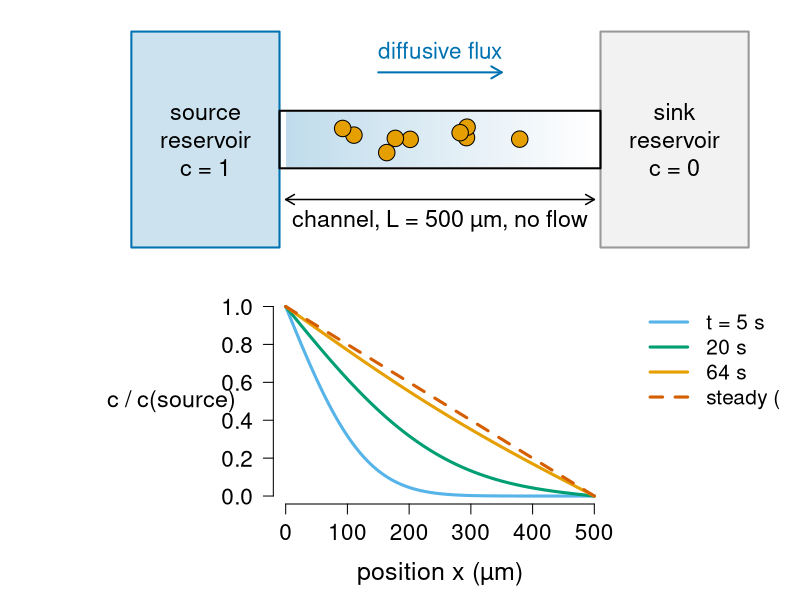
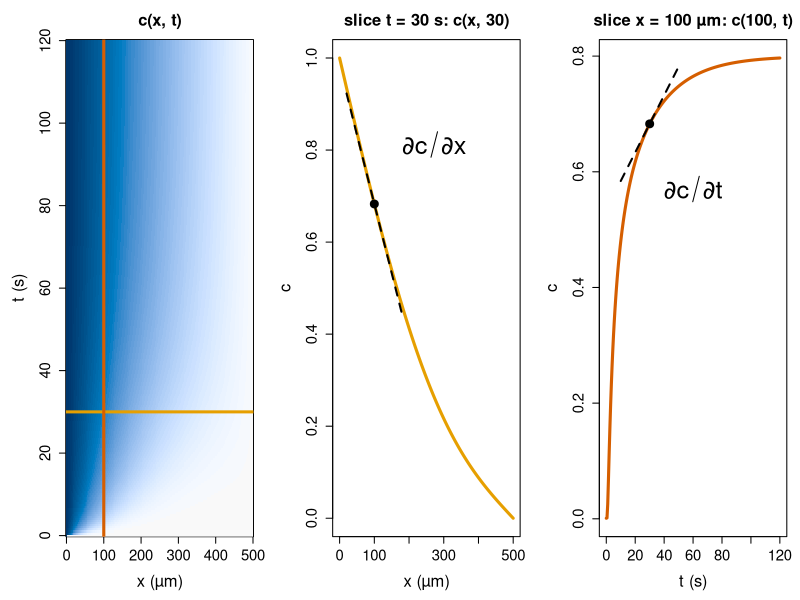
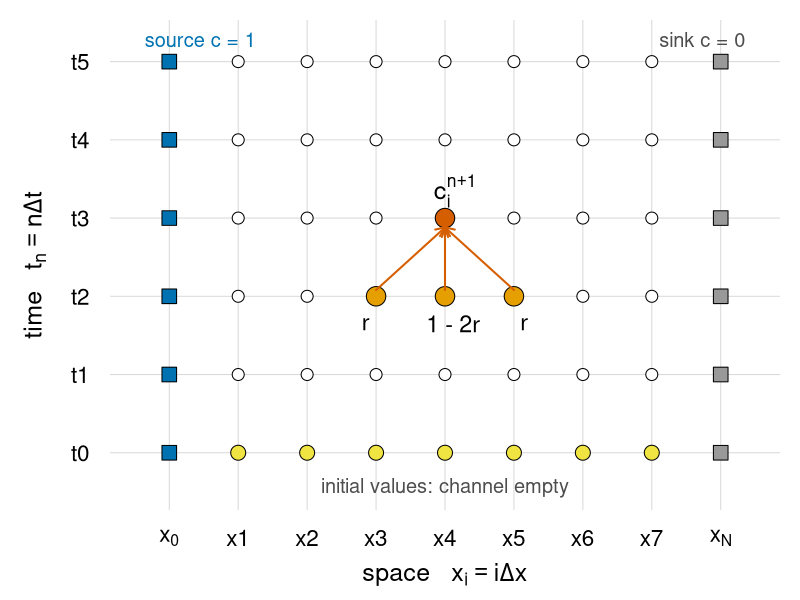
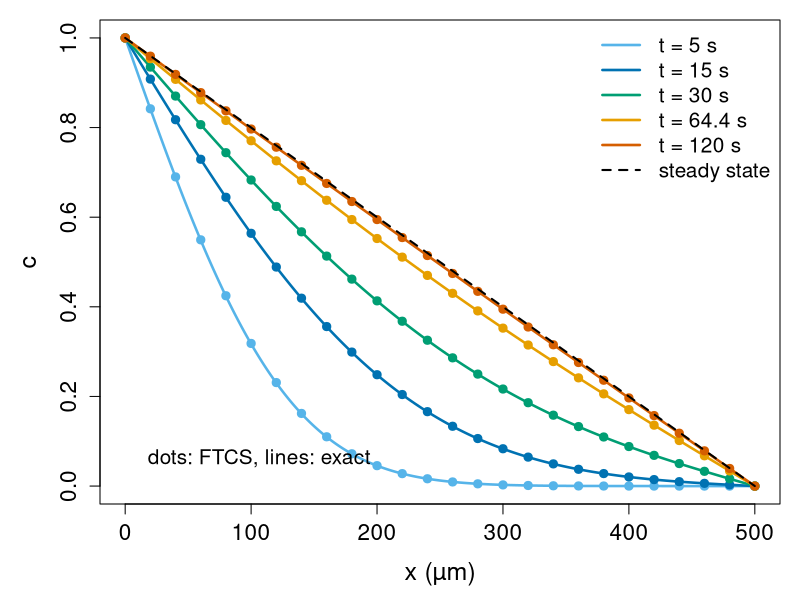
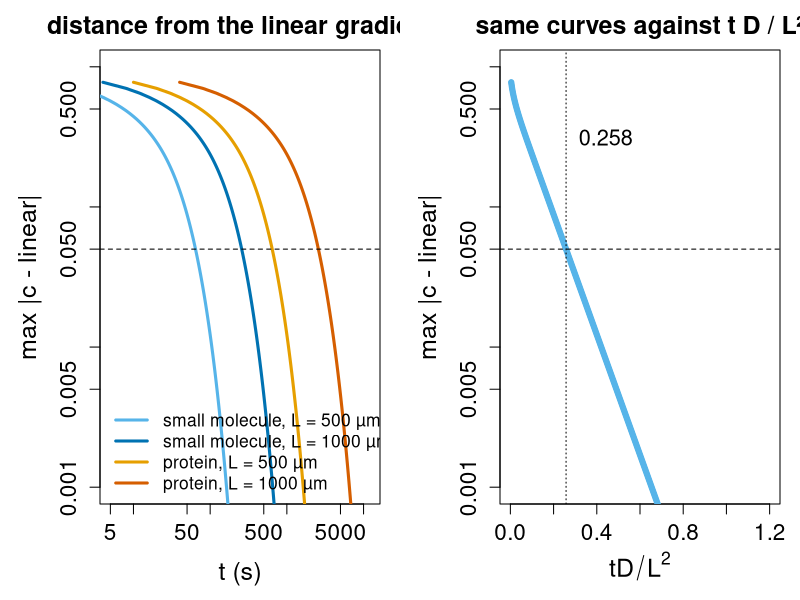
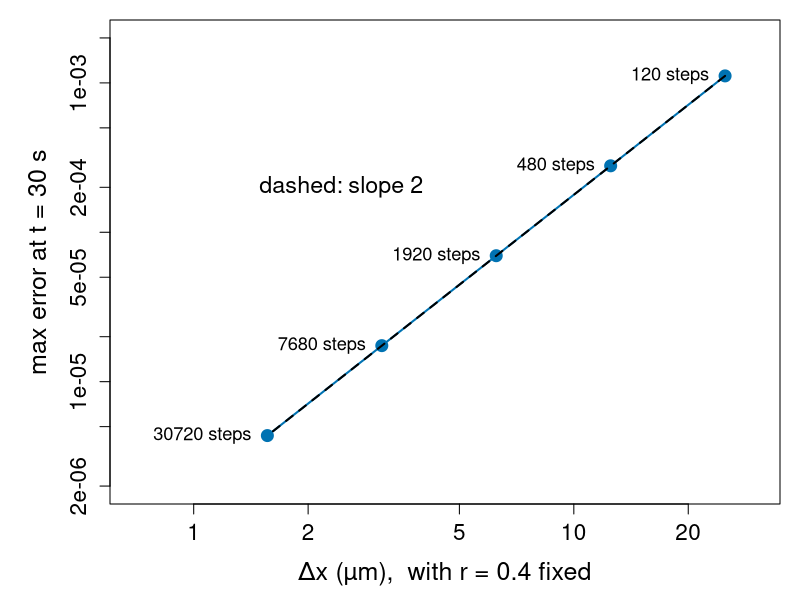
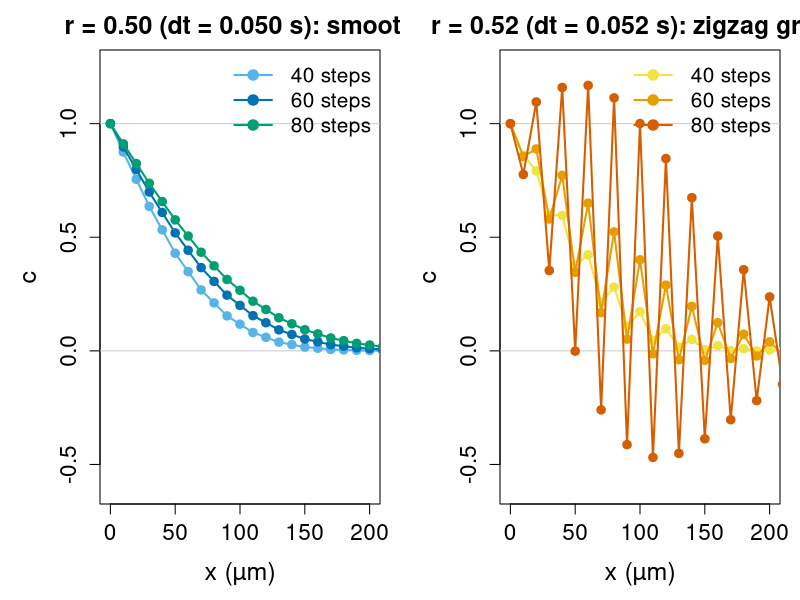
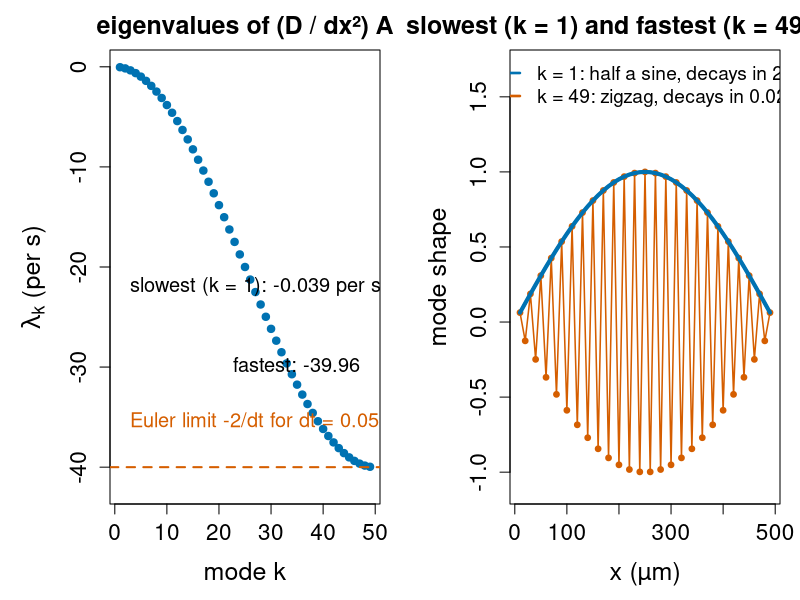

Recreate these plots in R, in order.
# Figures for the diffusion-explicit/ unit
# ("The diffusion (heat) equation by finite differences").
#
# Re-run by hand from this folder (it is NOT run by `quarto render`):
#   cd diffusion-explicit && Rscript make-diffusion-explicit-figs.R
#
# Base R graphics only (grDevices::svg). Colours are Okabe-Ito (colour-blind safe).
# Running example: a flow-free chemotaxis channel of length L = 500 um between a
# source reservoir (c = 1 at x = 0) and a sink reservoir (c = 0 at x = L),
# small molecule D = 1000 um^2/s (1e-9 m^2/s), grid N = 50 (dx = 10 um), r = 0.4.
# Makes:
#   fig01-chamber.svg      schematic of the chamber and the profile that forms in it
#   fig02-space-time.svg   c(x, t) as a heat map, and the two slices that give the partial derivatives
#   fig03-grid.svg         the space-time grid, boundary/initial values and the FTCS stencil
#   fig04-profiles.svg     FTCS profiles against the exact (Fourier series) solution
#   fig05-scaling.svg      distance from the linear gradient vs t, and vs t D / L^2 (collapse)
#   fig06-convergence.svg  error at t = 30 s vs dx (r fixed), log-log, slope 2
#   fig07-unstable.svg     r = 0.5 vs r = 0.52: the zigzag instability
#   fig08-modes.svg        eigenvalues of the second-difference matrix and the slowest/fastest modes
#   fig09-noflux.svg       open chamber (sink) vs dead-end chamber (no-flux wall)

oi <- c(orange = "#E69F00", sky = "#56B4E9", green = "#009E73",
        yellow = "#F0E442", blue = "#0072B2", red = "#D55E00",
        purple = "#CC79A7", grey = "#999999", black = "#000000")
um <- "µm"

## ---- the running example (same code as on the slides) ----------------------

D <- 1000; L <- 500; N <- 50; dx <- L / N
x <- seq(0, L, by = dx)
r <- 0.4; dt <- r * dx^2 / D
ftcs <- function(c, r, nsteps) {
  i <- 2:(length(c) - 1)
  for (k in seq_len(nsteps)) c[i] <- c[i] + r * (c[i - 1] - 2 * c[i] + c[i + 1])
  c
}
ftcs_closed <- function(c, r, nsteps) {          # no-flux wall at x = L
  n <- length(c); i <- 2:(n - 1)
  for (k in seq_len(nsteps)) {
    cn <- c[n] + 2 * r * (c[n - 1] - c[n])
    c[i] <- c[i] + r * (c[i - 1] - 2 * c[i] + c[i + 1])
    c[n] <- cn
  }
  c
}
exact <- function(x, t, L, D, nterm = 200) {
  s <- 1 - x / L
  for (n in 1:nterm) s <- s - 2 / (n * pi) * sin(n * pi * x / L) * exp(-(n * pi / L)^2 * D * t)
  s
}
c0 <- c(1, rep(0, N))

par_big <- function(...) par(cex.lab = 1.5, cex.axis = 1.35, cex.main = 1.5, ...)

## ---- fig01: the chamber -----------------------------------------------------

svg("fig01-chamber.svg", width = 11, height = 6.2)
layout(matrix(1:2, 2), heights = c(1, 1.15))
par_big(mar = c(0.5, 5, 0.5, 1))
plot(NA, xlim = c(-260, 760), ylim = c(0, 1), axes = FALSE, xlab = "", ylab = "")
rect(-250, 0.05, -10, 0.95, col = "#0072B233", border = oi["blue"], lwd = 2)
rect(510, 0.05, 750, 0.95, col = "grey95", border = oi["grey"], lwd = 2)
rect(-10, 0.38, 510, 0.62, col = NA, border = "black", lwd = 2)
xs <- seq(0, 500, length.out = 300)
for (j in seq_along(xs)[-1])
  rect(xs[j - 1], 0.385, xs[j], 0.615, border = NA,
       col = adjustcolor(oi["blue"], alpha.f = 0.25 * (1 - xs[j] / 500)))
set.seed(3)
points(runif(9, 40, 460), runif(9, 0.43, 0.57), pch = 21, bg = oi["orange"], cex = 2.2)
text(-130, 0.5, "source\nreservoir\nc = 1", cex = 1.4)
text(630, 0.5, "sink\nreservoir\nc = 0", cex = 1.4)
arrows(0, 0.25, 500, 0.25, code = 3, length = 0.1, lwd = 1.5)
text(250, 0.16, paste0("channel, L = 500 ", um, ", no flow"), cex = 1.4)
arrows(150, 0.78, 350, 0.78, length = 0.12, lwd = 2, col = oi["blue"])
text(250, 0.87, "diffusive flux", col = oi["blue"], cex = 1.35)
par(mar = c(4.8, 5, 0.5, 1))
plot(NA, xlim = c(-260, 760), ylim = c(0, 1.05), axes = FALSE,
     xlab = paste0("position x (", um, ")"), ylab = "")
axis(1, at = seq(0, 500, 100)); axis(2, pos = -20, las = 1)
text(-185, 0.5, "c / c(source)", cex = 1.4)
cols <- c(oi["sky"], oi["green"], oi["orange"], oi["red"])
ts <- c(5, 20, 64, 1000)
for (j in seq_along(ts)) lines(xs, exact(xs, ts[j], L, D), lwd = 3, col = cols[j],
                               lty = if (j == 4) 2 else 1)
legend(560, 1.05, c("t = 5 s", "20 s", "64 s", "steady (linear)"), col = cols,
       lwd = 3, lty = c(1, 1, 1, 2), bty = "n", cex = 1.25)
dev.off()

## ---- fig02: function of space and time, two slices ---------------------------

svg("fig02-space-time.svg", width = 13, height = 4.8)
par_big(mfrow = c(1, 3), mar = c(4.8, 5, 3, 1))
tt <- seq(0, 120, length.out = 241); xx <- seq(0, L, length.out = 201)
Z <- outer(xx, tt, function(a, b) exact(a, pmax(b, 1e-3), L, D))
image(xx, tt, Z, col = hcl.colors(60, "Blues 3", rev = TRUE),
      xlab = paste0("x (", um, ")"), ylab = "t (s)", main = "c(x, t)")
abline(h = 30, col = oi["orange"], lwd = 3); abline(v = 100, col = oi["red"], lwd = 3)
plot(xx, exact(xx, 30, L, D), type = "l", lwd = 3, col = oi["orange"],
     xlab = paste0("x (", um, ")"), ylab = "c", main = "slice t = 30 s: c(x, 30)")
x1 <- 100; c1 <- exact(x1, 30, L, D); s1 <- (exact(x1 + 1e-3, 30, L, D) - exact(x1 - 1e-3, 30, L, D)) / 2e-3
segments(x1 - 80, c1 - 80 * s1, x1 + 80, c1 + 80 * s1, lty = 2, lwd = 2)
points(x1, c1, pch = 19, cex = 1.6)
text(x1 + 60, c1 + 0.12, expression(partialdiff * c / partialdiff * x), cex = 2.3, pos = 4)
plot(tt, exact(100, pmax(tt, 1e-3), L, D), type = "l", lwd = 3, col = oi["red"],
     xlab = "t (s)", ylab = "c", main = paste0("slice x = 100 ", um, ": c(100, t)"))
t1 <- 30; s2 <- (exact(100, t1 + 1e-3, L, D) - exact(100, t1 - 1e-3, L, D)) / 2e-3
segments(t1 - 20, c1 - 20 * s2, t1 + 20, c1 + 20 * s2, lty = 2, lwd = 2)
points(t1, c1, pch = 19, cex = 1.6)
text(t1 + 5, c1 - 0.12, expression(partialdiff * c / partialdiff * t), cex = 2.3, pos = 4)
dev.off()

## ---- fig03: the grid and the stencil ------------------------------------------

svg("fig03-grid.svg", width = 10, height = 5.6)
par_big(mar = c(4.5, 5.5, 1, 1))
nx <- 8; nt <- 5
plot(NA, xlim = c(-0.5, nx + 0.5), ylim = c(-0.5, nt + 0.3), axes = FALSE,
     xlab = expression("space   " * x[i] == i * Delta * x), ylab = expression("time   " * t[n] == n * Delta * t))
axis(1, at = 0:nx, labels = c(expression(x[0]), paste0("x", 1:(nx - 1)), expression(x[N])), tick = FALSE)
axis(2, at = 0:nt, labels = paste0("t", 0:nt), las = 1, tick = FALSE)
abline(h = 0:nt, col = "grey85"); abline(v = 0:nx, col = "grey85")
g <- expand.grid(i = 0:nx, n = 0:nt)
points(g$i, g$n, pch = 21, bg = "white", cex = 1.6)
points(rep(0, nt + 1), 0:nt, pch = 22, bg = oi["blue"], cex = 2.2)
points(rep(nx, nt + 1), 0:nt, pch = 22, bg = oi["grey"], cex = 2.2)
points(1:(nx - 1), rep(0, nx - 1), pch = 21, bg = oi["yellow"], cex = 2)
sx <- 4; sn <- 2
points(c(sx - 1, sx, sx + 1), rep(sn, 3), pch = 21, bg = oi["orange"], cex = 2.6)
points(sx, sn + 1, pch = 21, bg = oi["red"], cex = 2.6)
arrows(c(sx - 1, sx, sx + 1), sn + 0.08, sx, sn + 0.88, length = 0.1, lwd = 2, col = oi["red"])
text(c(sx - 1.15, sx + 0.12, sx + 1.15), sn - 0.35, c("r", "1 - 2r", "r"), cex = 1.4)
text(sx + 0.15, sn + 1.35, expression(c[i]^{n + 1}), cex = 1.5)
text(-0.5, nt + 0.25, "source c = 1", col = oi["blue"], cex = 1.2, pos = 4)
text(nx + 0.5, nt + 0.25, "sink c = 0", col = "grey30", cex = 1.2, pos = 2)
text(nx / 2, -0.45, "initial values: channel empty", cex = 1.2, col = "grey30")
dev.off()

## ---- fig04: FTCS vs exact -------------------------------------------------------

svg("fig04-profiles.svg", width = 9, height = 5.4)
par_big(mar = c(4.8, 5, 1, 1))
plot(NA, xlim = c(0, L), ylim = c(0, 1), xlab = paste0("x (", um, ")"), ylab = "c")
ts <- c(5, 15, 30, 64.4, 120)
cols <- c(oi["sky"], oi["blue"], oi["green"], oi["orange"], oi["red"])
xf <- seq(0, L, length.out = 400)
for (j in seq_along(ts)) {
  lines(xf, exact(xf, ts[j], L, D), lwd = 2.5, col = cols[j])
  cc <- ftcs(c0, r, round(ts[j] / dt))
  points(x[seq(1, 51, 2)], cc[seq(1, 51, 2)], pch = 19, col = cols[j], cex = 1.1)
}
lines(c(0, L), c(1, 0), lty = 2, lwd = 2)
legend("topright", c(paste0("t = ", ts, " s"), "steady state"), col = c(cols, "black"),
       lwd = c(rep(2.5, 5), 2), lty = c(rep(1, 5), 2), bty = "n", cex = 1.25)
text(10, 0.06, "dots: FTCS, lines: exact", pos = 4, cex = 1.25)
dev.off()

## ---- fig05: time to gradient, collapse ------------------------------------------

devtrace <- function(D, L, tmax) {
  dx <- L / N; dt <- r * dx^2 / D; x <- seq(0, L, by = dx); lin <- 1 - x / L
  ns <- round(tmax / dt); every <- max(1, ns %/% 300)
  c <- c0; out <- matrix(NA, 0, 2)
  for (k in seq(every, ns, by = every)) {
    c <- ftcs(c, r, every); out <- rbind(out, c(k * dt, max(abs(c - lin))))
  }
  out
}
cases <- list(c(1000, 500), c(1000, 1000), c(100, 500), c(100, 1000))
labs <- c(paste0("small molecule, L = 500 ", um), paste0("small molecule, L = 1000 ", um),
          paste0("protein, L = 500 ", um), paste0("protein, L = 1000 ", um))
cols <- c(oi["sky"], oi["blue"], oi["orange"], oi["red"])
tr <- lapply(cases, function(p) devtrace(p[1], p[2], 1.2 * p[2]^2 / p[1]))
svg("fig05-scaling.svg", width = 13, height = 5)
par_big(mfrow = c(1, 2), mar = c(4.8, 5, 2.5, 1))
plot(NA, xlim = c(5, 12000), ylim = c(1e-3, 1), log = "xy", xlab = "t (s)",
     ylab = "max |c - linear|", main = "distance from the linear gradient")
for (j in 1:4) lines(tr[[j]], lwd = 3, col = cols[j])
abline(h = 0.05, lty = 2)
legend("bottomleft", labs, col = cols, lwd = 3, bty = "n", cex = 1.05)
plot(NA, xlim = c(0, 1.2), ylim = c(1e-3, 1), log = "y", xlab = expression(t * D / L^2),
     ylab = "max |c - linear|", main = "same curves against t D / L²")
for (j in 4:1) lines(tr[[j]][, 1] * cases[[j]][1] / cases[[j]][2]^2, tr[[j]][, 2],
                     lwd = 7 - j, col = cols[j])
abline(h = 0.05, lty = 2); abline(v = 0.2578, lty = 3)
text(0.27, 0.3, "0.258", pos = 4, cex = 1.3)
dev.off()

## ---- fig06: convergence -----------------------------------------------------------

Ns <- c(20, 40, 80, 160, 320); err <- numeric(5)
for (j in 1:5) {
  dxj <- L / Ns[j]; dtj <- 0.4 * dxj^2 / D; xj <- seq(0, L, by = dxj)
  cj <- ftcs(c(1, rep(0, Ns[j])), 0.4, round(30 / dtj))
  err[j] <- max(abs(cj - exact(xj, 30, L, D, 2000)))
}
svg("fig06-convergence.svg", width = 8, height = 5.4)
par_big(mar = c(4.8, 5.5, 1, 1))
plot(L / Ns, err, log = "xy", pch = 19, cex = 1.6, col = oi["blue"],
     xlab = paste0("\u0394x (", um, "),  with r = 0.4 fixed"),
     ylab = "max error at t = 30 s", xlim = c(0.7, 30), ylim = c(2e-6, 2e-3))
lines(L / Ns, err, lwd = 2, col = oi["blue"])
lines(L / Ns, err[1] * (Ns[1] / Ns)^2, lty = 2, lwd = 2)
text(1.4, 2e-4, "dashed: slope 2", cex = 1.4, pos = 4)
text(L / Ns, err, paste(round(30 / (0.4 * (L / Ns)^2 / D)), "steps"), pos = 2, cex = 1.1, offset = 0.8)
dev.off()

## ---- fig07: instability -------------------------------------------------------------

svg("fig07-unstable.svg", width = 13, height = 5)
par_big(mfrow = c(1, 2), mar = c(4.8, 5, 2.5, 1))
xz <- seq(0, 200, length.out = 300)
plot(NA, xlim = c(0, 200), ylim = c(-0.6, 1.25), xlab = paste0("x (", um, ")"), ylab = "c",
     main = "r = 0.50 (dt = 0.050 s): smooth")
abline(h = c(0, 1), col = "grey80")
for (ns in c(40, 60, 80)) {
  lines(x, ftcs(c0, 0.5, ns), type = "o", pch = 19, lwd = 2, col = oi[c("sky", "blue", "green")][ns / 20 - 1])
}
legend("topright", c("40 steps", "60 steps", "80 steps"), col = oi[c("sky", "blue", "green")],
       lwd = 2, pch = 19, bty = "n", cex = 1.25)
plot(NA, xlim = c(0, 200), ylim = c(-0.6, 1.25), xlab = paste0("x (", um, ")"), ylab = "c",
     main = "r = 0.52 (dt = 0.052 s): zigzag grows")
abline(h = c(0, 1), col = "grey80")
for (ns in c(40, 60, 80)) {
  lines(x, ftcs(c0, 0.52, ns), type = "o", pch = 19, lwd = 2, col = oi[c("yellow", "orange", "red")][ns / 20 - 1])
}
legend("topright", c("40 steps", "60 steps", "80 steps"), col = oi[c("yellow", "orange", "red")],
       lwd = 2, pch = 19, bty = "n", cex = 1.25)
dev.off()

## ---- fig08: eigenvalues and modes ---------------------------------------------------

n <- N - 1
A <- diag(-2, n); A[cbind(1:(n - 1), 2:n)] <- 1; A[cbind(2:n, 1:(n - 1))] <- 1
e <- eigen(A, symmetric = TRUE)
lam <- D / dx^2 * e$values
svg("fig08-modes.svg", width = 13, height = 5)
par_big(mfrow = c(1, 2), mar = c(4.8, 5.5, 2.5, 1))
plot(1:n, lam, pch = 19, col = oi["blue"], xlab = "mode k", ylab = expression(lambda[k] ~ "(per s)"),
     main = "eigenvalues of (D / dx²) A", ylim = c(-42, 0))
abline(h = -2 / 0.05, lty = 2, col = oi["red"], lwd = 2)
text(1, -35.5, "Euler limit -2/dt for dt = 0.05 s (r = 1/2)", pos = 4, col = oi["red"], cex = 1.2)
text(1, -22, "slowest (k = 1): -0.039 per s", pos = 4, cex = 1.2)
text(49, -30, "fastest: -39.96", pos = 2, cex = 1.2)
xi <- x[2:N]
v1 <- e$vectors[, 1]; v1 <- v1 / max(abs(v1)) * sign(v1[25])
vn <- e$vectors[, n]; vn <- vn / max(abs(vn)) * sign(vn[1])
plot(xi, v1, type = "l", lwd = 3, col = oi["blue"], ylim = c(-1.1, 1.7),
     xlab = paste0("x (", um, ")"), ylab = "mode shape", main = "slowest (k = 1) and fastest (k = 49) mode")
lines(xi, vn, type = "o", pch = 19, cex = 0.7, lwd = 1.5, col = oi["red"])
lines(xi, v1, lwd = 4, col = oi["blue"])
legend("top", c("k = 1: half a sine, decays in 25 s", "k = 49: zigzag, decays in 0.025 s"),
       col = oi[c("blue", "red")], lwd = 2.5, bty = "n", cex = 1.15, bg = "white")
dev.off()

## ---- fig09: open vs dead-end chamber --------------------------------------------------

svg("fig09-noflux.svg", width = 13, height = 5)
par_big(mfrow = c(1, 2), mar = c(4.8, 5, 2.5, 1))
ts <- c(10, 30, 64.4, 150, 330)
cols <- c(oi["sky"], oi["blue"], oi["green"], oi["orange"], oi["red"])
plot(NA, xlim = c(0, L), ylim = c(0, 1), xlab = paste0("x (", um, ")"), ylab = "c",
     main = "sink at x = L (c = 0): a gradient")
for (j in seq_along(ts)) lines(x, ftcs(c0, r, round(ts[j] / dt)), lwd = 3, col = cols[j])
legend("topright", paste0("t = ", ts, " s"), col = cols, lwd = 3, bty = "n", cex = 1.2)
plot(NA, xlim = c(0, L), ylim = c(0, 1), xlab = paste0("x (", um, ")"), ylab = "c",
     main = "wall at x = L (no flux): fills up")
for (j in seq_along(ts)) lines(x, ftcs_closed(c0, r, round(ts[j] / dt)), lwd = 3, col = cols[j])
abline(v = L, lwd = 6, col = "grey40")
dev.off()
